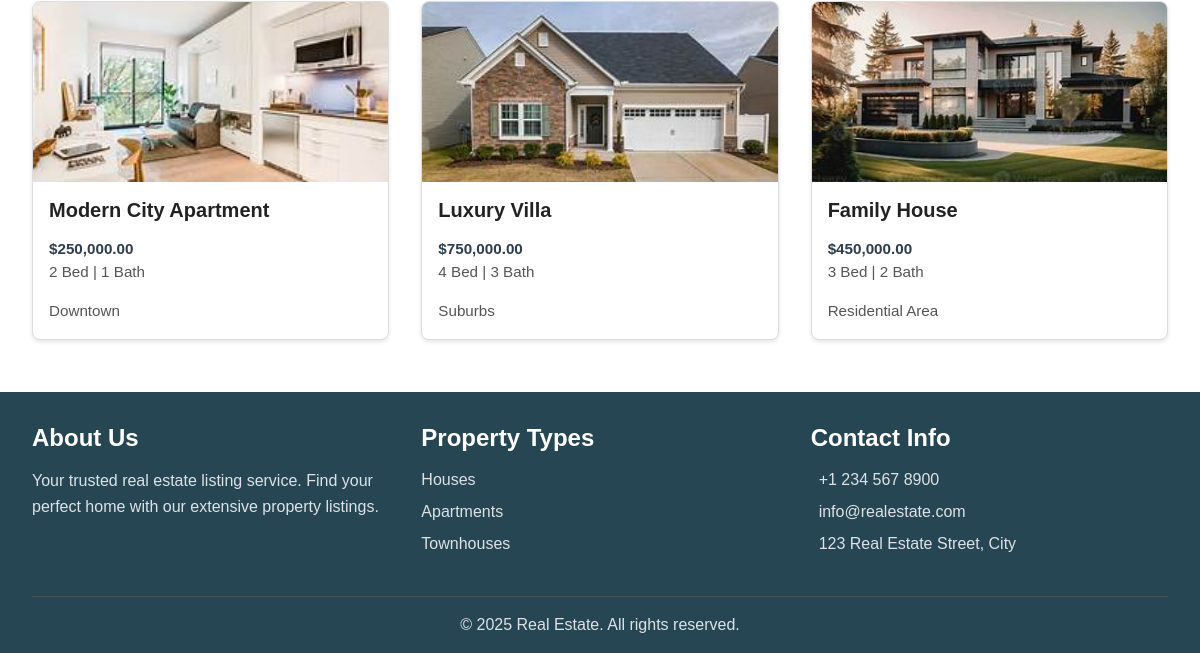
The app's page /filter.php (lower part), older data.
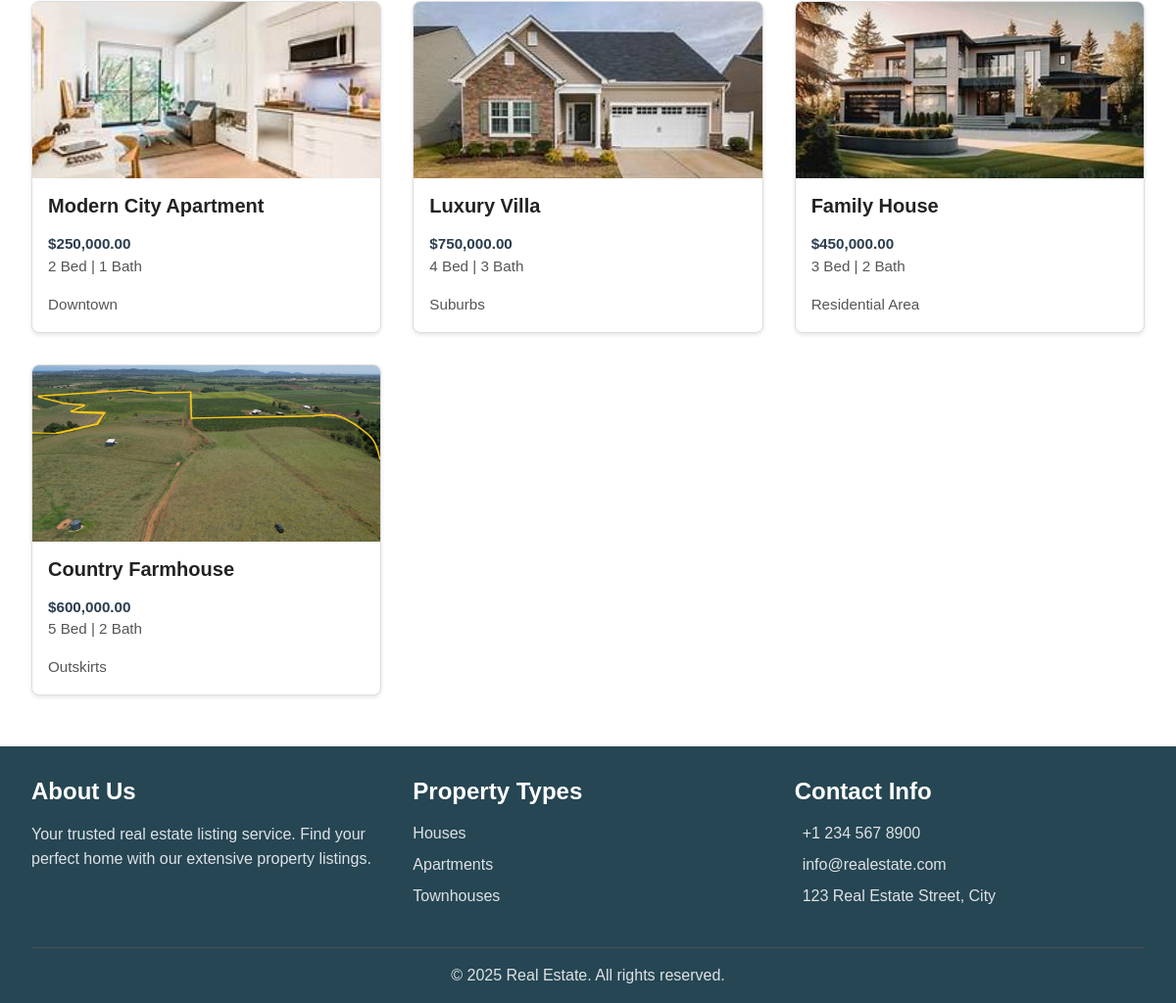
The same page, newer data.
### tables this page shows
CREATE TABLE `properties` (
  `id` int(11) NOT NULL AUTO_INCREMENT,
  `title` varchar(100) NOT NULL,
  `description` text DEFAULT NULL,
  `price` decimal(10,2) DEFAULT NULL,
  `location` varchar(100) DEFAULT NULL,
  `property_type` varchar(50) DEFAULT NULL,
  `bedrooms` int(11) DEFAULT NULL,
  `bathrooms` int(11) DEFAULT NULL,
  `area` decimal(10,2) DEFAULT NULL,
  `featured` tinyint(1) DEFAULT 0,
  `image_url` varchar(255) DEFAULT NULL,
  `created_at` timestamp NOT NULL DEFAULT current_timestamp(),
  `category_id` int(11) DEFAULT NULL,
  `status` varchar(50) DEFAULT 'available',
  `is_new` tinyint(1) DEFAULT 0,
  PRIMARY KEY (`id`),
  KEY `category_id` (`category_id`)
);

### includes/functions.php (called while the page is built, shortened)
<?php
function filter_properties($filters) {
    global $conn;
    $sql = "SELECT * FROM properties WHERE 1=1";
    $params = [];
    $stmt = $conn->prepare($sql);
    $stmt->execute($params);
    return $stmt->fetchAll(PDO::FETCH_ASSOC);
}

### filter.php (the view, shortened to what this page needs)
<?php
require_once 'includes/database.php';
require_once 'includes/functions.php';
$filters = [
    'price_min' => $_GET['price_min'] ?? '',
    'price_max' => $_GET['price_max'] ?? '',
    'bedrooms' => $_GET['bedrooms'] ?? '',
    'bathrooms' => $_GET['bathrooms'] ?? '',
    'location' => $_GET['location'] ?? '',
    'type' => $_GET['type'] ?? ''
];
$properties = filter_properties($filters);
?>
<!DOCTYPE html>
<html lang="en">
<head>
    <link rel="stylesheet" href="assets/css/filter.css" />
    <link rel="stylesheet" href="assets/css/variables.css" as="style">
    <link rel="stylesheet" href="assets/css/main.css" as="style">
    <link rel="stylesheet" href="assets/css/home.css" as="style">
</head>
<body>
<main class="filter-page">
    <div class="container">
        <div class="property-grid">
            <?php if (!empty($properties)): ?>
                <?php foreach ($properties as $property): ?>
                    <div class="property-card">
                        <img
                            src="<?= htmlspecialchars($property['image_url']) ?>"
                            alt="<?= htmlspecialchars($property['title']) ?>"
                        />
                        <h3><?= htmlspecialchars($property['title']) ?></h3>
                        <p class="price">$<?= number_format($property['price'], 2) ?></p>
                        <p><?= htmlspecialchars($property['bedrooms']) ?> Bed | <?= htmlspecialchars($property['bathrooms']) ?> Bath</p>
                        <p><?= htmlspecialchars($property['location']) ?></p>
                    </div>
                <?php endforeach; ?>
            <?php else: ?>
                <p>No properties match your filters.</p>
            <?php endif; ?>
        </div>
    </div>
</main>
<?php include 'includes/footer.php'; ?>
</body>
</html>

### includes/footer.php (shortened to what this page needs)
<footer class="footer">
    <div class="container">
        <div class="footer-content">
            <div class="footer-section">
                <h3>About Us</h3>
                <p>Your trusted real estate listing service. Find your perfect home with our extensive property listings.</p>
            </div>
            <div class="footer-section">
                <h3>Property Types</h3>
                <ul>
                    <li><a href="/properties?type=house">Houses</a></li>
                    <li><a href="/properties?type=apartment">Apartments</a></li>
                    <li><a href="/properties?type=villa">Townhouses</a></li>
                </ul>
            </div>
            <div class="footer-section">
                <h3>Contact Info</h3>
                <ul class="contact-info">
                    <li><i class="fas fa-phone"></i> +1 234 567 8900</li>
                    <li><i class="fas fa-envelope"></i> info@realestate.com</li>
                    <li><i class="fas fa-map-marker-alt"></i> 123 Real Estate Street, City</li>
                </ul>
            </div>
        </div>
        <div class="footer-bottom">
            <p>&copy; <?php echo date('Y'); ?> Real Estate. All rights reserved.</p>
        </div>
    </div>
</footer>

### assets/css/filter.css (style rules this page uses)
.container { max-width: 1200px; margin: 0 auto; padding: 2rem 1rem; }
.property-grid { display: grid; grid-template-columns: repeat(auto-fit, minmax(280px, 1fr)); gap: 2rem; }
.property-card { background: white; border-radius: 12px; box-shadow: 0 2px 8px rgb(0 0 0 / 0.1); overflow: hidden; display: flex; flex-direction: column; transition: transform 0.2s ease; }
.property-card img { width: 100%; height: 180px; object-fit: cover; }
.property-card h3 { margin: 1rem; font-size: 1.25rem; color: #222; }
.property-card .price { margin: 0 1rem; font-weight: 700; color: #2c3e50; }
.property-card p { margin: 0 1rem 1rem 1rem; color: #555; font-size: 0.95rem; }

### assets/css/variables.css (style rules this page uses)
:root { --color-primary: #2A9D8F; --color-secondary: #E9C46A; --color-accent: #E76F51; --color-dark: #264653; --color-light: #F4F1DE; --color-white: #FFFFFF; --color-gray-100: #F8F9FA; --color-gray-200: #E9ECEF; --color-gray-300: #DEE2E6; --color-gray-400: #CED4DA; --color-gray-500: #ADB5BD; --color-gray-600: #6C757D; --color-gray-700: #495057; --color-gray-800: #343A40; --color-gray-900: #212529; --font-primary: 'Poppins', sans-serif; --font-secondary: 'Playfair Display', serif; --font-size-base: 16px; --font-size-h1: 3.5rem; --font-size-h2: 2.5rem; --font-size-h3: 2rem; --font-size-h4: 1.5rem; --font-size-small: 0.875rem; --spacing-xs: 0.25rem; --spacing-sm: 0.5rem; --spacing-md: 1rem; --spacing-lg: 1.5rem; --spacing-xl: 2rem; --spacing-2xl: 3rem; --spacing-3xl: 4rem; --container-max-width: 1200px; --container-padding: var(--spacing-lg); --section-spacing-vertical: var(--spacing-2xl); --section-spacing-horizontal: var(--spacing-lg); --border-radius-sm: 4px; --border-radius-md: 8px; --border-radius-lg: 16px; --border-radius-xl: 24px; --shadow-sm: 0 2px 4px rgba(0,0,0,0.05); --shadow-md: 0 4px 6px rgba(0,0,0,0.1); --shadow-lg: 0 10px 15px rgba(0,0,0,0.1); --transition-fast: 0.2s ease; --transition-normal: 0.3s ease; --transition-slow: 0.5s ease; }

### assets/css/main.css (style rules this page uses)
:root { --primary-color: #2c5282; --secondary-color: #4a5568; }
* { margin: 0; padding: 0; box-sizing: border-box; }
body { font-family: var(--font-primary); font-size: var(--font-size-base); line-height: 1.5; color: var(--text-color); background-color: var(--background-color); }
.container { max-width: 1200px; margin: 0 auto; padding: 0 20px; width: 100%; }
h1, h2, h3, h4, h5, h6 { margin-bottom: var(--spacing-md); font-weight: bold; line-height: 1.2; }
h3 { font-size: var(--font-size-h3); }
a { color: var(--secondary-color); text-decoration: none; transition: color var(--transition-speed); }
footer { background-color: var(--primary-color); color: white; padding: var(--spacing-xl) 0; margin-top: var(--spacing-xl); }
.footer { background-color: var(--color-dark); color: var(--color-gray-300); padding: var(--spacing-xl) 0 var(--spacing-md); margin-top: var(--spacing-xl); }
.footer-content { display: grid; grid-template-columns: repeat(auto-fit, minmax(250px, 1fr)); gap: var(--spacing-xl); margin-bottom: var(--spacing-xl); }
.footer-section h3 { color: var(--color-white); font-size: var(--font-size-h4); margin-bottom: var(--spacing-md); }
.footer-section p { line-height: 1.6; margin-bottom: var(--spacing-md); }
.footer-section ul { list-style: none; padding: 0; }
.footer-section ul li { margin-bottom: var(--spacing-sm); }
.footer-section ul li a { color: var(--color-gray-300); text-decoration: none; transition: var(--transition-fast); }
.contact-info li { display: flex; align-items: center; gap: var(--spacing-sm); }
.footer-bottom { text-align: center; padding-top: var(--spacing-md); border-top: 1px solid var(--color-gray-700); }
main { margin-top: 80px; min-height: calc(100vh - 80px - 400px); }
.property-grid { display: grid; grid-template-columns: repeat(auto-fit, minmax(280px, 1fr)); gap: 20px; padding: 20px 0; }
.property-card { border: 1px solid #ddd; border-radius: 8px; overflow: hidden; }
.price { color: #2c5282; font-weight: bold; font-size: 1.2em; }
.container { max-width: 1400px; margin: 0 auto; padding: 0 20px; }

### assets/css/home.css (style rules this page uses)
.property-grid { display: grid; grid-template-columns: repeat(auto-fit, minmax(300px, 1fr)); gap: 2rem; margin-top: 2rem; }
.property-card { background: #fff; border-radius: 8px; overflow: hidden; box-shadow: 0 2px 4px rgba(0,0,0,0.1); transition: transform 0.3s ease; }
@media (min-width: 1200px) { .container { padding: 0 var(--spacing-xl); } }
@media (min-width: 1200px) { .property-grid, .category-grid { grid-template-columns: repeat(3, 1fr); } }

Row changes from the older to the newer data that the page shows:
added properties: image_url (picture), title "Country Farmhouse", price "600,000.00", bedrooms "5", bathrooms "2", location "Outskirts"
